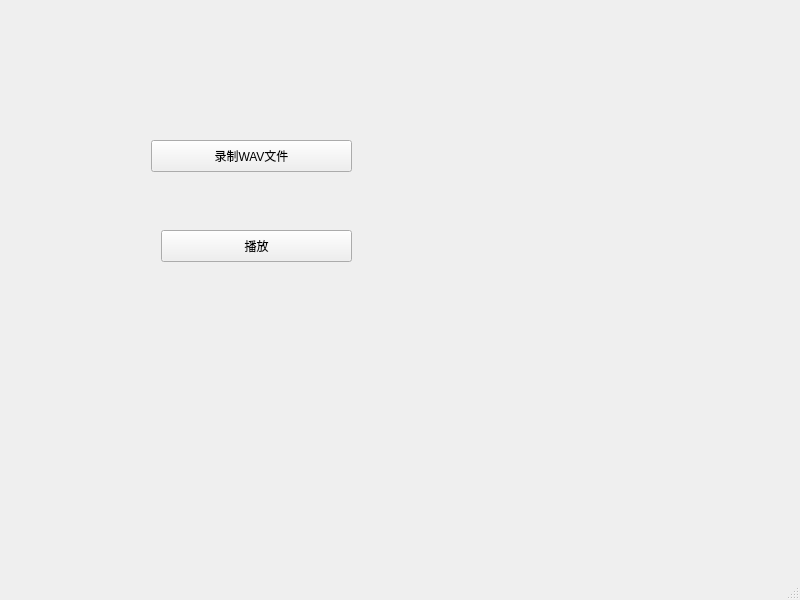
<?xml version="1.0" encoding="UTF-8"?>
<ui version="4.0">
 <class>MainWindow</class>
 <widget class="QMainWindow" name="MainWindow">
  <property name="geometry">
   <rect>
    <x>0</x>
    <y>0</y>
    <width>800</width>
    <height>600</height>
   </rect>
  </property>
  <property name="windowTitle">
   <string>MainWindow</string>
  </property>
  <widget class="QWidget" name="centralwidget">
   <widget class="QPushButton" name="recordBtn">
    <property name="geometry">
     <rect>
      <x>151</x>
      <y>140</y>
      <width>201</width>
      <height>32</height>
     </rect>
    </property>
    <property name="text">
     <string>录制WAV文件</string>
    </property>
   </widget>
   <widget class="QPushButton" name="pushButton">
    <property name="geometry">
     <rect>
      <x>161</x>
      <y>230</y>
      <width>191</width>
      <height>32</height>
     </rect>
    </property>
    <property name="text">
     <string>播放</string>
    </property>
   </widget>
  </widget>
  <widget class="QMenuBar" name="menubar">
   <property name="geometry">
    <rect>
     <x>0</x>
     <y>0</y>
     <width>800</width>
     <height>22</height>
    </rect>
   </property>
  </widget>
  <widget class="QStatusBar" name="statusbar"/>
 </widget>
 <resources/>
 <connections/>
</ui>
